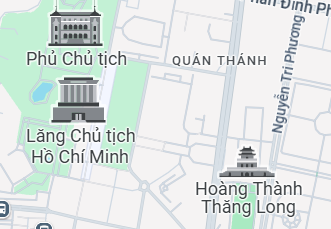
#> input picture baitap_12-11/image.png, 331 x 229 px, found by its file name
$ python tempCodeRunnerFile.py   (older library calls are emulated)
#> lines starting #> are read from the running program, lines starting #| are printed output that depends on the picture; after the words box and inside, x2 and y2 are one past the last pixel; in counts of white or black regions, pixels touching at a corner belong together
import cv2
import numpy as np
import matplotlib.pyplot as plt

def apply_sobel(blurred_image):
    sobel_x = cv2.Sobel(blurred_image, cv2.CV_64F, 1, 0, ksize=3)
    sobel_y = cv2.Sobel(blurred_image, cv2.CV_64F, 0, 1, ksize=3)
    sobel_magnitude = cv2.magnitude(sobel_x, sobel_y)
    _, sobel_magnitude = cv2.threshold(sobel_magnitude, 100, 255, cv2.THRESH_BINARY)
    return sobel_magnitude

def apply_prewitt(blurred_image):
    kernel_x = np.array([[1, 0, -1], [1, 0, -1], [1, 0, -1]])
    kernel_y = np.array([[1, 1, 1], [0, 0, 0], [-1, -1, -1]])
    prewitt_x = cv2.filter2D(blurred_image, cv2.CV_64F, kernel_x)
    prewitt_y = cv2.filter2D(blurred_image, cv2.CV_64F, kernel_y)
    prewitt_magnitude = cv2.magnitude(prewitt_x, prewitt_y)
    _, prewitt_magnitude = cv2.threshold(prewitt_magnitude, 100, 255, cv2.THRESH_BINARY)
    return prewitt_magnitude

def apply_roberts(blurred_image):
    kernel_roberts_x = np.array([[1, 0], [0, -1]])
    kernel_roberts_y = np.array([[0, 1], [-1, 0]])
    roberts_x = cv2.filter2D(blurred_image, cv2.CV_64F, kernel_roberts_x)
    roberts_y = cv2.filter2D(blurred_image, cv2.CV_64F, kernel_roberts_y)
    roberts_magnitude = cv2.magnitude(roberts_x, roberts_y)
    _, roberts_magnitude = cv2.threshold(roberts_magnitude, 50, 255, cv2.THRESH_BINARY)
    return roberts_magnitude

def apply_canny(blurred_image):
    canny_edges = cv2.Canny(blurred_image, 100, 200)
    return canny_edges

# Đọc ảnh vệ tinh màu
image = cv2.imread('d:/XuLyAnh/baitap_12-11/image.png')
#> image is the input picture: shape (229, 331, 3); mean B, G, R 224.4, 226.8, 219.1
image_rgb = cv2.cvtColor(image, cv2.COLOR_BGR2RGB)  # Chuyển sang RGB để hiển thị với Matplotlib
gray_image = cv2.cvtColor(image, cv2.COLOR_BGR2GRAY)  # Chuyển ảnh sang thang độ xám

# Bước 1: Làm mờ ảnh với bộ lọc Gaussian
blurred_image = cv2.GaussianBlur(gray_image, (5, 5), 0)
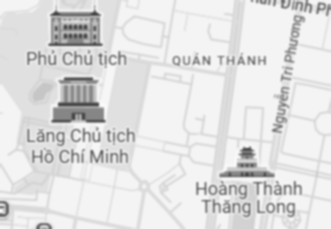
#> blurred_image: shape (229, 331); min 69, max 251, mean 224.4

# Bước 2: Áp dụng các toán tử phát hiện biên
sobel_magnitude = apply_sobel(blurred_image)
#> in apply_sobel, `sobel_y = cv2.Sobel(blurred_image, cv2.CV_64F, 0, 1, ksize=3)`:
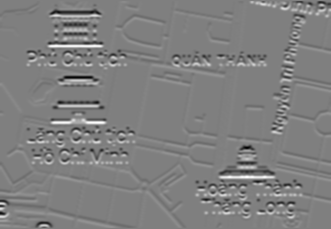
#> sobel_y: shape (229, 331) float64; min -455, max 452, mean 0.2; drawn with min black and max white
#> in apply_sobel, `_, sobel_magnitude = cv2.threshold(sobel_magnitude, 100, 255, cv2.THRE..`:
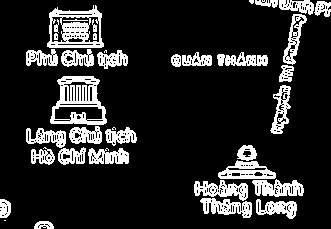
#> sobel_magnitude: shape (229, 331) float64; 15.6% white; 37 white regions (4 under 20 px), largest, box (x1, y1, x2, y2) and area: (50, 76, 107, 125) 1368, (47, 5, 104, 48) 1203, (218, 160, 276, 179) 616
prewitt_magnitude = apply_prewitt(blurred_image)
#> in apply_prewitt, `prewitt_x = cv2.filter2D(blurred_image, cv2.CV_64F, kernel_x)`:
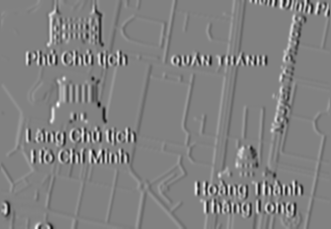
#> prewitt_x: shape (229, 331) float64; min -304, max 294, mean -0.1; drawn with min black and max white
#> in apply_prewitt, `_, prewitt_magnitude = cv2.threshold(prewitt_magnitude, 100, 255, cv2...`: prewitt_magnitude: shape (229, 331) float64; 12.3% white in thin lines or dots
roberts_magnitude = apply_roberts(blurred_image)
#> in apply_roberts, `roberts_y = cv2.filter2D(blurred_image, cv2.CV_64F, kernel_roberts_y)`:
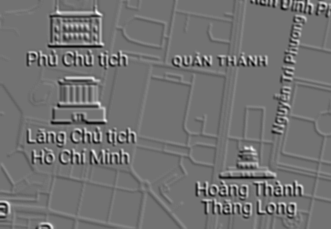
#> roberts_y: shape (229, 331) float64; min -71, max 87, mean 0; drawn with min black and max white
#> in apply_roberts, `roberts_magnitude = cv2.magnitude(roberts_x, roberts_y)`:
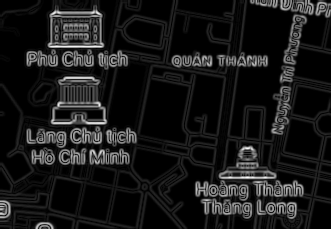
#> roberts_magnitude: shape (229, 331) float64; min 0, max 94.75, mean 9.3; drawn with min black and max white
#> in apply_roberts, `_, roberts_magnitude = cv2.threshold(roberts_magnitude, 50, 255, cv2.T..`: roberts_magnitude: shape (229, 331) float64; 3.9% white in thin lines or dots
canny_edges = apply_canny(blurred_image)
#> in apply_canny, `canny_edges = cv2.Canny(blurred_image, 100, 200)`:
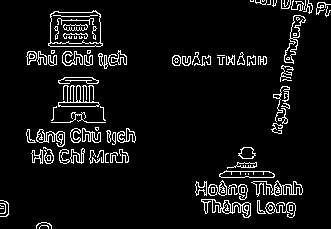
#> canny_edges: shape (229, 331); 6.8% white in thin lines or dots

# Bước 3: Hiển thị kết quả
plt.figure(figsize=(12, 8))

plt.subplot(2, 3, 1)
plt.imshow(image_rgb)
plt.title("Original Image (Color)")

plt.subplot(2, 3, 2)
plt.imshow(blurred_image, cmap='gray')
plt.title("Gaussian Blurred Image")

plt.subplot(2, 3, 3)
plt.imshow(sobel_magnitude, cmap='gray')
plt.title("Sobel Edge Detection")

plt.subplot(2, 3, 4)
plt.imshow(prewitt_magnitude, cmap='gray')
plt.title("Prewitt Edge Detection")

plt.subplot(2, 3, 5)
plt.imshow(roberts_magnitude, cmap='gray')
plt.title("Roberts Edge Detection")

plt.subplot(2, 3, 6)
plt.imshow(canny_edges, cmap='gray')
plt.title("Canny Edge Detection")

plt.tight_layout()
plt.show()
